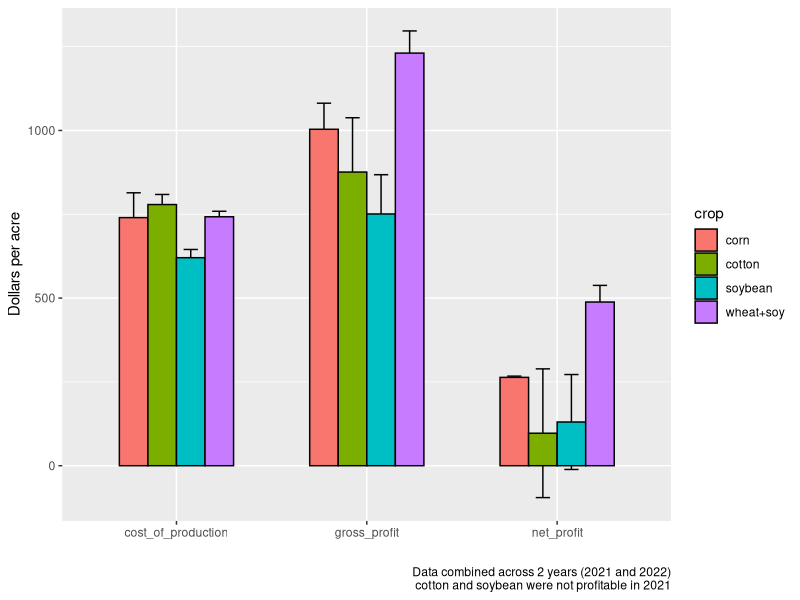
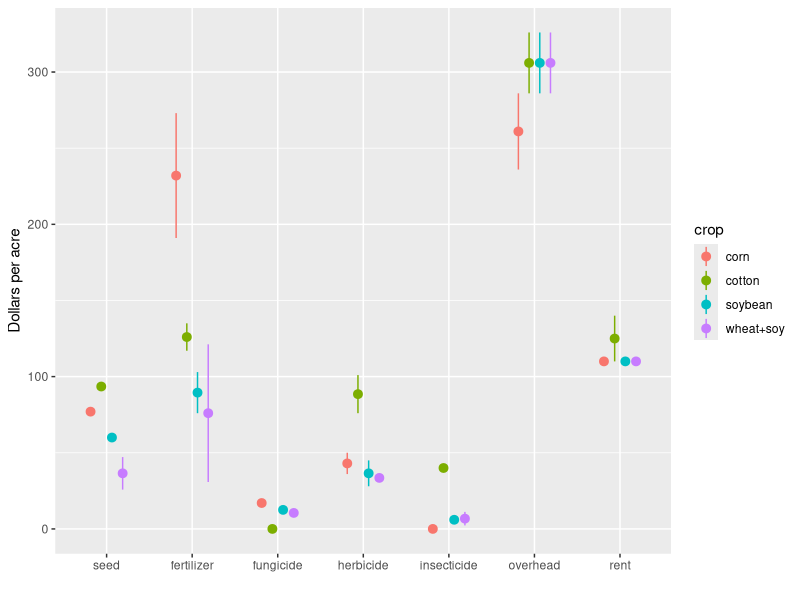
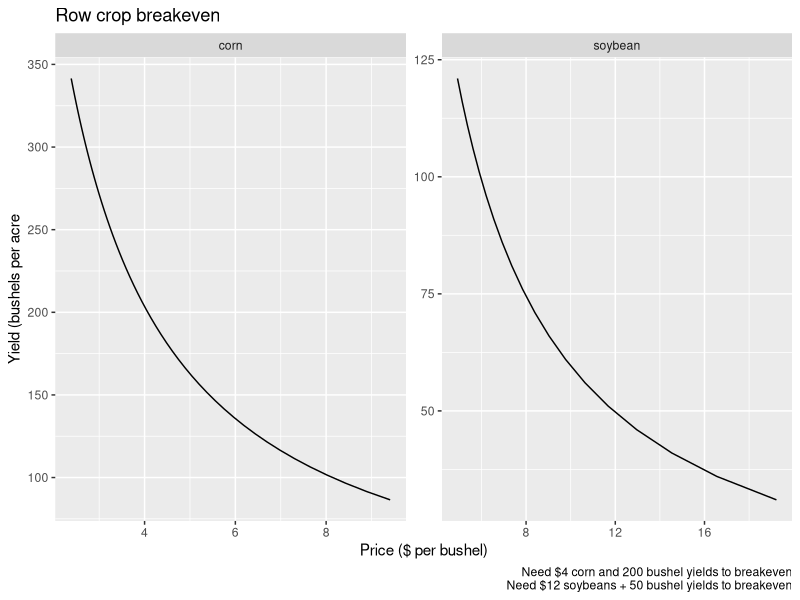
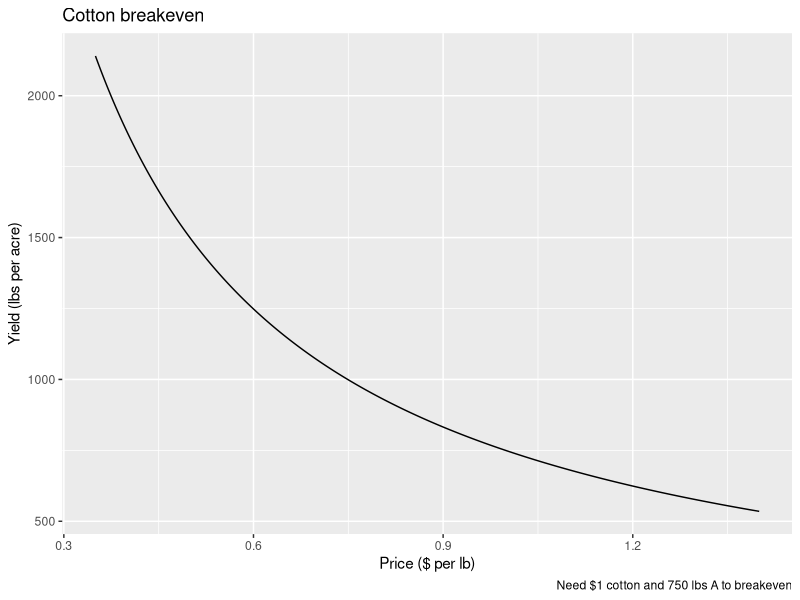

These figures' R source, in order:
# want to calculate the cost-of-production
# what is the profit per acre?
# how do changes to yield and price change the projected profit?


# data is from Griggs farm in TN
# https://www.youtube.com/watch?v=vmt4aYelzBk

# reading in data
read.csv("cost-of-production.csv") -> dat

# dat represents the raw data he has from 2021 and predicted expenses for 2022

# 2022 yields are based on 5 year averages

# some 2021 expenses are outliers, like insecticides for 1 crop that had an
# usual pest outbreak

# note the "overhead" subcategory includes equipment, utilities, insurance,
# taxes and other necessary costs of doing business

library(tidyverse)

dat %>% 
  glimpse()

# note that dollars per acre are all positive values. If category is expense,
# they should be subtracted in order to calculate profit

# yield is in lbs per acre for cotton and bushels per acre for other crops

# land rent is lower in TN than in midwest


# calculate profit --------------------------------------------------------

# Option 1
# dplyr filter and join
dat %>% 
  filter(category=="income") %>% 
  mutate(dollars_per_acre = yield*price) -> calc.return

dat %>% 
  drop_na(dollars_per_acre) %>% 
  bind_rows(.,calc.return) %>% 
  glimpse() -> dat1

dat1 %>% 
  arrange(crop,year,desc(category),subcategory) -> dat1

# Option 2
# for loop
dat2 <- dat
for(i in 1:length(dat$dollars_per_acre)){
  ifelse(is.na(dat2[i,7]),
         dat2[i,7] <- dat2[i,5]*dat2[i,6],
         dat2[i,7] <- dat2[i,7]
         )
}

# Profit of each system
# start with one system
# sum the expenses, then sum the income



# Change expenses to negative values ---------------------------------------

# with filter and join
dat1 %>% 
  filter(category=="expense") %>% 
  mutate(dollars_per_acre=-1*dollars_per_acre) -> neg.values

dat1 %>% 
  filter(category=="income") %>% 
  bind_rows(.,neg.values) -> dat3
rm(neg.values)

# with for loop
dat4 <- dat1
for (i in 1:length(dat1$dollars_per_acre)) {
  ifelse(
    dat4[i,3]=="expense",
    dat4[i,7] <- dat4[i,7]*-1,
    dat4[i,7] <- dat4[i,7]
  )
}
dat4


dat4 %>% 
  # filter(crop=="corn" &
  #          year=="2021") %>% 
  group_by(crop,year) %>%
  summarise(net_profit = sum(dollars_per_acre)) ->dat_profit

dat4 %>% 
  filter(category=="expense") %>% 
  group_by(crop,year) %>% 
  summarise(cost_of_production = sum(dollars_per_acre)*-1) -> dat_expense

dat4 %>% 
  filter(category=="income") %>% 
  group_by(crop,year) %>% 
  summarise(gross_profit = sum(dollars_per_acre)) -> dat_gross

dat_profit %>% 
  bind_cols(.,dat_expense)%>% 
  bind_cols(.,dat_gross) %>% 
  rename(crop = crop...1,
         year = year...2) %>% 
  dplyr::select(crop,year,net_profit,cost_of_production,gross_profit) -> sum.tab.1
rm(dat_profit,dat_expense,dat_gross)


sum.tab.1

sum.tab.1 %>% 
  pivot_longer(cols = c(net_profit,cost_of_production,gross_profit)) %>% 
  ggplot(aes(name, value,
             # col=1,
             fill=crop)) +
  stat_summary(geom = "errorbar",
               position = position_dodge(.6),
               width=0.3,
               col=1) +
  stat_summary(geom = "bar",
               position = position_dodge(.6),
               width=0.6,
               col=1) +
  labs(x="",
       y="Dollars per acre",
       caption = "Data combined across 2 years (2021 and 2022)
       cotton and soybean were not profitable in 2021") -> gg.sum.tab.1
gg.sum.tab.1

# breaking down cost of production

dat2 %>% 
  dplyr::select(-c(yield,price)) %>% 
  filter(category=="expense") %>% 
  arrange(subcategory,crop,year) %>% 
  group_by(subcategory) %>% 
  summarise(cost_avg = mean(dollars_per_acre),
            cost_range = paste(min(dollars_per_acre),"--",max(dollars_per_acre))) -> sum.tab.2

sum.tab.2


dat2 %>% 
  dplyr::select(-c(yield,price)) %>% 
  filter(category=="expense") %>%
  mutate(subcategory=as.factor(subcategory),
         subcategory=fct_relevel(subcategory,"seed")) %>% 
  ggplot(aes(subcategory,dollars_per_acre,
             fill=crop,
             col=crop)) +
  stat_summary(position = position_dodge(.5)) +
  labs(x="",
       y="Dollars per acre")-> gg.sum.tab.2
gg.sum.tab.2


# sensitivity analysis ----------------------------------------------------

# what price is required in 2022 to break even?

# we need gross profit = cost of production


# c = y*p
# c = cost of production
# y = yield
# p = price

breakeven <- function(cost,yield){
  cost/yield
}



# what is cost of production?
# adding a row so I can bind with income table
sum.tab.1 %>% 
  filter(year=="2022") %>% 
  dplyr::select(crop,cost_of_production) %>% 
  add_row()-> sum.tab.cost

dat1 %>% 
  filter(category=="income" & 
           year == "2022") %>% 
  bind_cols(.,sum.tab.cost) %>% 
  rename(crop = crop...1) %>% 
  dplyr::select(-c(category, subcategory)) -> tab.breakeven

# given current prices, what yields are needed to breakeven for each crop?

tab.breakeven %>% 
  dplyr::select(-crop...8) %>% 
  mutate(breakeven_yield = cost_of_production/price,
         breakeven_price = cost_of_production/yield)

# now can we make a graph that shows price and yield combinations that produce
# cost of production

tibble(
  crop = rep("corn",length(seq(173*.5,173*2,5))),
  yield = seq(173*.5,173*2,5),
  price = tab.breakeven$cost_of_production[1]/yield
)  -> df.corn.sensitivity

tibble(
  crop = rep("soybean",length(seq(62*.5,62*2,5))),
  yield = seq(62*.5,62*2,5),
  price = tab.breakeven$cost_of_production[3]/yield
)  -> df.soybean.sensitivity

df.corn.sensitivity %>% 
  bind_rows(df.soybean.sensitivity) %>% 
  ggplot(aes(price,yield)) +
  # geom_point() +
  geom_path() +
  facet_wrap(~crop,
             scales = "free") +
  labs(x="Price ($ per bushel)",
       y="Yield (bushels per acre",
       title = "Row crop breakeven",
       caption = "Need $4 corn and 200 bushel yields to breakeven
       Need $12 soybeans + 50 bushel yields to breakeven")

breakeven(596,50)

tibble(
  crop = rep("cotton",length(seq(1070*.5,1070*2,5))),
  yield = seq(1070*.5,1070*2,5),
  price = tab.breakeven$cost_of_production[2]/yield
)  -> df.cotton.sensitivity

df.cotton.sensitivity %>% 
  ggplot(aes(price,yield)) +
  geom_path() +
  labs(x="Price ($ per lb)",
       y="Yield (lbs per acre)",
       title = "Cotton breakeven",
       caption = "Need $1 cotton and 750 lbs A to breakeven")

breakeven(tab.breakeven$cost_of_production[2],1)

